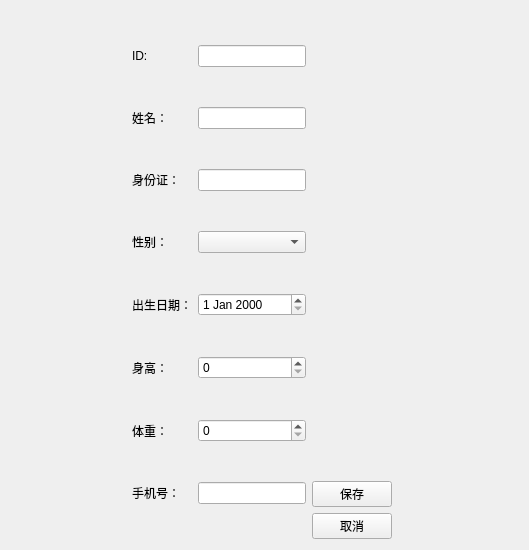
<?xml version="1.0" encoding="UTF-8"?>
<ui version="4.0">
 <class>PatientEditView</class>
 <widget class="QWidget" name="PatientEditView">
  <property name="geometry">
   <rect>
    <x>0</x>
    <y>0</y>
    <width>529</width>
    <height>550</height>
   </rect>
  </property>
  <property name="windowTitle">
   <string>Form</string>
  </property>
  <layout class="QGridLayout" name="gridLayout_2">
   <item row="0" column="2">
    <layout class="QVBoxLayout" name="verticalLayout_2">
     <item>
      <spacer name="verticalSpacer">
       <property name="orientation">
        <enum>Qt::Orientation::Vertical</enum>
       </property>
       <property name="sizeHint" stdset="0">
        <size>
         <width>20</width>
         <height>40</height>
        </size>
       </property>
      </spacer>
     </item>
     <item>
      <layout class="QVBoxLayout" name="verticalLayout">
       <item>
        <widget class="QPushButton" name="pushButton">
         <property name="text">
          <string>保存</string>
         </property>
        </widget>
       </item>
       <item>
        <widget class="QPushButton" name="pushButton_2">
         <property name="text">
          <string>取消</string>
         </property>
        </widget>
       </item>
      </layout>
     </item>
    </layout>
   </item>
   <item row="0" column="0">
    <spacer name="horizontalSpacer">
     <property name="orientation">
      <enum>Qt::Orientation::Horizontal</enum>
     </property>
     <property name="sizeType">
      <enum>QSizePolicy::Policy::Fixed</enum>
     </property>
     <property name="sizeHint" stdset="0">
      <size>
       <width>121</width>
       <height>20</height>
      </size>
     </property>
    </spacer>
   </item>
   <item row="0" column="1">
    <layout class="QGridLayout" name="gridLayout">
     <item row="0" column="0">
      <widget class="QLabel" name="label">
       <property name="text">
        <string>ID:</string>
       </property>
      </widget>
     </item>
     <item row="0" column="1">
      <widget class="QLineEdit" name="lineEdit"/>
     </item>
     <item row="1" column="0">
      <widget class="QLabel" name="label_2">
       <property name="text">
        <string>姓名：</string>
       </property>
      </widget>
     </item>
     <item row="1" column="1">
      <widget class="QLineEdit" name="lineEdit_2"/>
     </item>
     <item row="2" column="0">
      <widget class="QLabel" name="label_3">
       <property name="text">
        <string>身份证：</string>
       </property>
      </widget>
     </item>
     <item row="2" column="1">
      <widget class="QLineEdit" name="lineEdit_3"/>
     </item>
     <item row="3" column="0">
      <widget class="QLabel" name="label_4">
       <property name="text">
        <string>性别：</string>
       </property>
      </widget>
     </item>
     <item row="3" column="1">
      <widget class="QComboBox" name="comboBox"/>
     </item>
     <item row="4" column="0">
      <widget class="QLabel" name="label_5">
       <property name="text">
        <string>出生日期：</string>
       </property>
      </widget>
     </item>
     <item row="4" column="1">
      <widget class="QDateEdit" name="dateEdit"/>
     </item>
     <item row="5" column="0">
      <widget class="QLabel" name="label_6">
       <property name="text">
        <string>身高：</string>
       </property>
      </widget>
     </item>
     <item row="5" column="1">
      <widget class="QSpinBox" name="spinBox"/>
     </item>
     <item row="6" column="0">
      <widget class="QLabel" name="label_8">
       <property name="text">
        <string>体重：</string>
       </property>
      </widget>
     </item>
     <item row="6" column="1">
      <widget class="QSpinBox" name="spinBox_2"/>
     </item>
     <item row="7" column="0">
      <widget class="QLabel" name="label_7">
       <property name="text">
        <string>手机号：</string>
       </property>
      </widget>
     </item>
     <item row="7" column="1">
      <widget class="QLineEdit" name="lineEdit_4"/>
     </item>
    </layout>
   </item>
   <item row="0" column="3">
    <spacer name="horizontalSpacer_2">
     <property name="orientation">
      <enum>Qt::Orientation::Horizontal</enum>
     </property>
     <property name="sizeHint" stdset="0">
      <size>
       <width>40</width>
       <height>20</height>
      </size>
     </property>
    </spacer>
   </item>
  </layout>
 </widget>
 <resources/>
 <connections/>
</ui>
